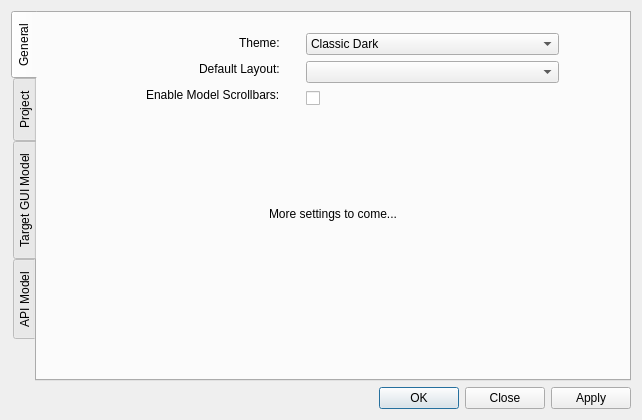
<?xml version="1.0" encoding="UTF-8"?>
<ui version="4.0">
 <class>Dialog</class>
 <widget class="QDialog" name="Dialog">
  <property name="geometry">
   <rect>
    <x>0</x>
    <y>0</y>
    <width>642</width>
    <height>420</height>
   </rect>
  </property>
  <property name="minimumSize">
   <size>
    <width>641</width>
    <height>420</height>
   </size>
  </property>
  <property name="windowTitle">
   <string>Dialog</string>
  </property>
  <layout class="QVBoxLayout" name="verticalLayout">
   <item>
    <widget class="QTabWidget" name="tabWidget">
     <property name="enabled">
      <bool>true</bool>
     </property>
     <property name="tabPosition">
      <enum>QTabWidget::West</enum>
     </property>
     <property name="tabShape">
      <enum>QTabWidget::Rounded</enum>
     </property>
     <property name="currentIndex">
      <number>0</number>
     </property>
     <widget class="QWidget" name="general_tab">
      <attribute name="title">
       <string>General</string>
      </attribute>
      <widget class="QWidget" name="layoutWidget_10">
       <property name="geometry">
        <rect>
         <x>10</x>
         <y>190</y>
         <width>571</width>
         <height>22</height>
        </rect>
       </property>
       <layout class="QHBoxLayout" name="horizontalLayout_22">
        <item>
         <spacer name="horizontalSpacer_32">
          <property name="orientation">
           <enum>Qt::Horizontal</enum>
          </property>
          <property name="sizeHint" stdset="0">
           <size>
            <width>40</width>
            <height>20</height>
           </size>
          </property>
         </spacer>
        </item>
        <item>
         <widget class="QLabel" name="label_17">
          <property name="text">
           <string>More settings to come...</string>
          </property>
         </widget>
        </item>
        <item>
         <spacer name="horizontalSpacer_33">
          <property name="orientation">
           <enum>Qt::Horizontal</enum>
          </property>
          <property name="sizeHint" stdset="0">
           <size>
            <width>40</width>
            <height>20</height>
           </size>
          </property>
         </spacer>
        </item>
       </layout>
      </widget>
      <widget class="QWidget" name="layoutWidget">
       <property name="geometry">
        <rect>
         <x>10</x>
         <y>20</y>
         <width>571</width>
         <height>141</height>
        </rect>
       </property>
       <layout class="QHBoxLayout" name="horizontalLayout_10">
        <item>
         <spacer name="horizontalSpacer_11">
          <property name="orientation">
           <enum>Qt::Horizontal</enum>
          </property>
          <property name="sizeType">
           <enum>QSizePolicy::Expanding</enum>
          </property>
          <property name="sizeHint" stdset="0">
           <size>
            <width>40</width>
            <height>20</height>
           </size>
          </property>
         </spacer>
        </item>
        <item>
         <layout class="QVBoxLayout" name="verticalLayout_4">
          <item>
           <layout class="QHBoxLayout" name="horizontalLayout_7">
            <item>
             <spacer name="horizontalSpacer_9">
              <property name="orientation">
               <enum>Qt::Horizontal</enum>
              </property>
              <property name="sizeHint" stdset="0">
               <size>
                <width>40</width>
                <height>20</height>
               </size>
              </property>
             </spacer>
            </item>
            <item>
             <widget class="QLabel" name="label_6">
              <property name="text">
               <string>Theme:</string>
              </property>
             </widget>
            </item>
           </layout>
          </item>
          <item>
           <layout class="QHBoxLayout" name="horizontalLayout_23">
            <item>
             <spacer name="horizontalSpacer_34">
              <property name="orientation">
               <enum>Qt::Horizontal</enum>
              </property>
              <property name="sizeHint" stdset="0">
               <size>
                <width>40</width>
                <height>20</height>
               </size>
              </property>
             </spacer>
            </item>
            <item>
             <widget class="QLabel" name="label_8">
              <property name="text">
               <string>Default Layout:</string>
              </property>
             </widget>
            </item>
           </layout>
          </item>
          <item>
           <layout class="QHBoxLayout" name="horizontalLayout_24">
            <item>
             <spacer name="horizontalSpacer_35">
              <property name="orientation">
               <enum>Qt::Horizontal</enum>
              </property>
              <property name="sizeHint" stdset="0">
               <size>
                <width>40</width>
                <height>20</height>
               </size>
              </property>
             </spacer>
            </item>
            <item>
             <widget class="QLabel" name="label_14">
              <property name="text">
               <string>Enable Model Scrollbars:</string>
              </property>
             </widget>
            </item>
           </layout>
          </item>
          <item>
           <spacer name="verticalSpacer">
            <property name="orientation">
             <enum>Qt::Vertical</enum>
            </property>
            <property name="sizeHint" stdset="0">
             <size>
              <width>20</width>
              <height>40</height>
             </size>
            </property>
           </spacer>
          </item>
         </layout>
        </item>
        <item>
         <spacer name="horizontalSpacer_10">
          <property name="orientation">
           <enum>Qt::Horizontal</enum>
          </property>
          <property name="sizeType">
           <enum>QSizePolicy::Fixed</enum>
          </property>
          <property name="sizeHint" stdset="0">
           <size>
            <width>20</width>
            <height>20</height>
           </size>
          </property>
         </spacer>
        </item>
        <item>
         <layout class="QVBoxLayout" name="verticalLayout_5">
          <item>
           <widget class="QComboBox" name="themeBox">
            <property name="minimumSize">
             <size>
              <width>253</width>
              <height>0</height>
             </size>
            </property>
            <item>
             <property name="text">
              <string>Classic Dark</string>
             </property>
            </item>
            <item>
             <property name="text">
              <string>Classic Light</string>
             </property>
            </item>
            <item>
             <property name="text">
              <string>Flat Dark</string>
             </property>
            </item>
            <item>
             <property name="text">
              <string>Flat Light</string>
             </property>
            </item>
            <item>
             <property name="text">
              <string>Ultra Dark</string>
             </property>
            </item>
            <item>
             <property name="text">
              <string>Ultra Light</string>
             </property>
            </item>
           </widget>
          </item>
          <item>
           <widget class="QComboBox" name="layoutBox">
            <property name="minimumSize">
             <size>
              <width>253</width>
              <height>0</height>
             </size>
            </property>
           </widget>
          </item>
          <item>
           <layout class="QHBoxLayout" name="horizontalLayout_13">
            <item>
             <widget class="QCheckBox" name="enableSBs">
              <property name="text">
               <string/>
              </property>
             </widget>
            </item>
            <item>
             <spacer name="horizontalSpacer_19">
              <property name="orientation">
               <enum>Qt::Horizontal</enum>
              </property>
              <property name="sizeHint" stdset="0">
               <size>
                <width>40</width>
                <height>20</height>
               </size>
              </property>
             </spacer>
            </item>
           </layout>
          </item>
          <item>
           <spacer name="verticalSpacer_2">
            <property name="orientation">
             <enum>Qt::Vertical</enum>
            </property>
            <property name="sizeHint" stdset="0">
             <size>
              <width>20</width>
              <height>40</height>
             </size>
            </property>
           </spacer>
          </item>
         </layout>
        </item>
        <item>
         <spacer name="horizontalSpacer_12">
          <property name="orientation">
           <enum>Qt::Horizontal</enum>
          </property>
          <property name="sizeType">
           <enum>QSizePolicy::Expanding</enum>
          </property>
          <property name="sizeHint" stdset="0">
           <size>
            <width>40</width>
            <height>20</height>
           </size>
          </property>
         </spacer>
        </item>
       </layout>
      </widget>
     </widget>
     <widget class="QWidget" name="project_tab">
      <property name="enabled">
       <bool>false</bool>
      </property>
      <attribute name="title">
       <string>Project</string>
      </attribute>
      <widget class="QWidget" name="layoutWidget_1">
       <property name="geometry">
        <rect>
         <x>10</x>
         <y>20</y>
         <width>571</width>
         <height>326</height>
        </rect>
       </property>
       <layout class="QHBoxLayout" name="horizontalLayout_6">
        <item>
         <spacer name="horizontalSpacer_8">
          <property name="orientation">
           <enum>Qt::Horizontal</enum>
          </property>
          <property name="sizeType">
           <enum>QSizePolicy::MinimumExpanding</enum>
          </property>
          <property name="sizeHint" stdset="0">
           <size>
            <width>40</width>
            <height>20</height>
           </size>
          </property>
         </spacer>
        </item>
        <item>
         <layout class="QVBoxLayout" name="verticalLayout_2">
          <item>
           <layout class="QHBoxLayout" name="horizontalLayout_5">
            <item>
             <spacer name="horizontalSpacer">
              <property name="orientation">
               <enum>Qt::Horizontal</enum>
              </property>
              <property name="sizeHint" stdset="0">
               <size>
                <width>40</width>
                <height>20</height>
               </size>
              </property>
             </spacer>
            </item>
            <item>
             <widget class="QLabel" name="label">
              <property name="text">
               <string>Location:</string>
              </property>
             </widget>
            </item>
           </layout>
          </item>
          <item>
           <layout class="QHBoxLayout" name="horizontalLayout_4">
            <item>
             <spacer name="horizontalSpacer_2">
              <property name="orientation">
               <enum>Qt::Horizontal</enum>
              </property>
              <property name="sizeHint" stdset="0">
               <size>
                <width>40</width>
                <height>20</height>
               </size>
              </property>
             </spacer>
            </item>
            <item>
             <widget class="QLabel" name="label_2">
              <property name="text">
               <string>Name:</string>
              </property>
             </widget>
            </item>
           </layout>
          </item>
          <item>
           <layout class="QHBoxLayout" name="horizontalLayout_3">
            <item>
             <spacer name="horizontalSpacer_3">
              <property name="orientation">
               <enum>Qt::Horizontal</enum>
              </property>
              <property name="sizeHint" stdset="0">
               <size>
                <width>40</width>
                <height>20</height>
               </size>
              </property>
             </spacer>
            </item>
            <item>
             <widget class="QLabel" name="label_3">
              <property name="minimumSize">
               <size>
                <width>0</width>
                <height>180</height>
               </size>
              </property>
              <property name="text">
               <string>Description:</string>
              </property>
             </widget>
            </item>
           </layout>
          </item>
          <item>
           <layout class="QHBoxLayout" name="horizontalLayout_2">
            <item>
             <spacer name="horizontalSpacer_4">
              <property name="orientation">
               <enum>Qt::Horizontal</enum>
              </property>
              <property name="sizeHint" stdset="0">
               <size>
                <width>40</width>
                <height>20</height>
               </size>
              </property>
             </spacer>
            </item>
            <item>
             <widget class="QLabel" name="label_4">
              <property name="text">
               <string>Application:</string>
              </property>
             </widget>
            </item>
           </layout>
          </item>
          <item>
           <layout class="QHBoxLayout" name="horizontalLayout_8">
            <item>
             <spacer name="horizontalSpacer_13">
              <property name="orientation">
               <enum>Qt::Horizontal</enum>
              </property>
              <property name="sizeHint" stdset="0">
               <size>
                <width>40</width>
                <height>20</height>
               </size>
              </property>
             </spacer>
            </item>
            <item>
             <widget class="QLabel" name="label_7">
              <property name="text">
               <string>Close App when Facile is closed:</string>
              </property>
             </widget>
            </item>
           </layout>
          </item>
          <item>
           <layout class="QHBoxLayout" name="horizontalLayout">
            <item>
             <spacer name="horizontalSpacer_5">
              <property name="orientation">
               <enum>Qt::Horizontal</enum>
              </property>
              <property name="sizeHint" stdset="0">
               <size>
                <width>40</width>
                <height>20</height>
               </size>
              </property>
             </spacer>
            </item>
            <item>
             <widget class="QLabel" name="label_5">
              <property name="maximumSize">
               <size>
                <width>143</width>
                <height>16777215</height>
               </size>
              </property>
              <property name="text">
               <string>Accessibility Technology:                                        </string>
              </property>
             </widget>
            </item>
           </layout>
          </item>
         </layout>
        </item>
        <item>
         <spacer name="horizontalSpacer_6">
          <property name="orientation">
           <enum>Qt::Horizontal</enum>
          </property>
          <property name="sizeType">
           <enum>QSizePolicy::Fixed</enum>
          </property>
          <property name="sizeHint" stdset="0">
           <size>
            <width>20</width>
            <height>20</height>
           </size>
          </property>
         </spacer>
        </item>
        <item>
         <layout class="QVBoxLayout" name="verticalLayout_3">
          <item>
           <widget class="QLineEdit" name="locationEdit"/>
          </item>
          <item>
           <widget class="QLineEdit" name="nameEdit">
            <property name="enabled">
             <bool>false</bool>
            </property>
           </widget>
          </item>
          <item>
           <widget class="QTextEdit" name="descriptionEdit"/>
          </item>
          <item>
           <widget class="QLineEdit" name="appEdit">
            <property name="enabled">
             <bool>false</bool>
            </property>
           </widget>
          </item>
          <item>
           <layout class="QHBoxLayout" name="horizontalLayout_9">
            <item>
             <widget class="QCheckBox" name="closeAppConf">
              <property name="text">
               <string/>
              </property>
             </widget>
            </item>
            <item>
             <spacer name="horizontalSpacer_15">
              <property name="orientation">
               <enum>Qt::Horizontal</enum>
              </property>
              <property name="sizeType">
               <enum>QSizePolicy::MinimumExpanding</enum>
              </property>
              <property name="sizeHint" stdset="0">
               <size>
                <width>40</width>
                <height>20</height>
               </size>
              </property>
             </spacer>
            </item>
           </layout>
          </item>
          <item>
           <widget class="QComboBox" name="backendEdit">
            <property name="currentIndex">
             <number>0</number>
            </property>
            <item>
             <property name="text">
              <string>WIN32</string>
             </property>
            </item>
            <item>
             <property name="text">
              <string>UIA</string>
             </property>
            </item>
            <item>
             <property name="text">
              <string>Other</string>
             </property>
            </item>
           </widget>
          </item>
         </layout>
        </item>
        <item>
         <spacer name="horizontalSpacer_7">
          <property name="orientation">
           <enum>Qt::Horizontal</enum>
          </property>
          <property name="sizeType">
           <enum>QSizePolicy::MinimumExpanding</enum>
          </property>
          <property name="sizeHint" stdset="0">
           <size>
            <width>40</width>
            <height>20</height>
           </size>
          </property>
         </spacer>
        </item>
       </layout>
      </widget>
     </widget>
     <widget class="QWidget" name="target_gui_model_tab">
      <property name="enabled">
       <bool>false</bool>
      </property>
      <attribute name="title">
       <string>Target GUI Model</string>
      </attribute>
      <widget class="QWidget" name="layoutWidget_4">
       <property name="geometry">
        <rect>
         <x>10</x>
         <y>20</y>
         <width>571</width>
         <height>108</height>
        </rect>
       </property>
       <layout class="QHBoxLayout" name="horizontalLayout_11">
        <item>
         <spacer name="horizontalSpacer_14">
          <property name="orientation">
           <enum>Qt::Horizontal</enum>
          </property>
          <property name="sizeType">
           <enum>QSizePolicy::Expanding</enum>
          </property>
          <property name="sizeHint" stdset="0">
           <size>
            <width>40</width>
            <height>20</height>
           </size>
          </property>
         </spacer>
        </item>
        <item>
         <layout class="QVBoxLayout" name="verticalLayout_6">
          <item>
           <layout class="QHBoxLayout" name="horizontalLayout_12">
            <item>
             <spacer name="horizontalSpacer_16">
              <property name="orientation">
               <enum>Qt::Horizontal</enum>
              </property>
              <property name="sizeHint" stdset="0">
               <size>
                <width>40</width>
                <height>20</height>
               </size>
              </property>
             </spacer>
            </item>
            <item>
             <widget class="QLabel" name="label_9">
              <property name="minimumSize">
               <size>
                <width>0</width>
                <height>28</height>
               </size>
              </property>
              <property name="text">
               <string>Base Accent Color:</string>
              </property>
             </widget>
            </item>
           </layout>
          </item>
          <item>
           <layout class="QHBoxLayout" name="horizontalLayout_25">
            <item>
             <spacer name="horizontalSpacer_25">
              <property name="orientation">
               <enum>Qt::Horizontal</enum>
              </property>
              <property name="sizeHint" stdset="0">
               <size>
                <width>40</width>
                <height>20</height>
               </size>
              </property>
             </spacer>
            </item>
            <item>
             <widget class="QLabel" name="label_10">
              <property name="minimumSize">
               <size>
                <width>0</width>
                <height>16</height>
               </size>
              </property>
              <property name="maximumSize">
               <size>
                <width>16777215</width>
                <height>16</height>
               </size>
              </property>
              <property name="text">
               <string>Lighten color based on depth:</string>
              </property>
             </widget>
            </item>
           </layout>
          </item>
          <item>
           <spacer name="verticalSpacer_3">
            <property name="orientation">
             <enum>Qt::Vertical</enum>
            </property>
            <property name="sizeHint" stdset="0">
             <size>
              <width>20</width>
              <height>40</height>
             </size>
            </property>
           </spacer>
          </item>
         </layout>
        </item>
        <item>
         <spacer name="horizontalSpacer_17">
          <property name="orientation">
           <enum>Qt::Horizontal</enum>
          </property>
          <property name="sizeType">
           <enum>QSizePolicy::Fixed</enum>
          </property>
          <property name="sizeHint" stdset="0">
           <size>
            <width>20</width>
            <height>20</height>
           </size>
          </property>
         </spacer>
        </item>
        <item>
         <layout class="QVBoxLayout" name="verticalLayout_7">
          <item>
           <layout class="QHBoxLayout" name="horizontalLayout_14">
            <item>
             <widget class="QWidget" name="t_baseCol" native="true">
              <property name="minimumSize">
               <size>
                <width>28</width>
                <height>28</height>
               </size>
              </property>
             </widget>
            </item>
            <item>
             <spacer name="horizontalSpacer_20">
              <property name="orientation">
               <enum>Qt::Horizontal</enum>
              </property>
              <property name="sizeType">
               <enum>QSizePolicy::Fixed</enum>
              </property>
              <property name="sizeHint" stdset="0">
               <size>
                <width>17</width>
                <height>28</height>
               </size>
              </property>
             </spacer>
            </item>
            <item>
             <widget class="QPushButton" name="t_baseColButton">
              <property name="maximumSize">
               <size>
                <width>16777215</width>
                <height>16777215</height>
               </size>
              </property>
              <property name="text">
               <string>Change Color...</string>
              </property>
             </widget>
            </item>
           </layout>
          </item>
          <item>
           <layout class="QHBoxLayout" name="horizontalLayout_26">
            <item>
             <widget class="QCheckBox" name="dynamicCol">
              <property name="text">
               <string/>
              </property>
             </widget>
            </item>
            <item>
             <spacer name="horizontalSpacer_36">
              <property name="orientation">
               <enum>Qt::Horizontal</enum>
              </property>
              <property name="sizeHint" stdset="0">
               <size>
                <width>40</width>
                <height>20</height>
               </size>
              </property>
             </spacer>
            </item>
           </layout>
          </item>
          <item>
           <spacer name="verticalSpacer_4">
            <property name="orientation">
             <enum>Qt::Vertical</enum>
            </property>
            <property name="sizeHint" stdset="0">
             <size>
              <width>20</width>
              <height>40</height>
             </size>
            </property>
           </spacer>
          </item>
         </layout>
        </item>
        <item>
         <spacer name="horizontalSpacer_18">
          <property name="orientation">
           <enum>Qt::Horizontal</enum>
          </property>
          <property name="sizeType">
           <enum>QSizePolicy::Expanding</enum>
          </property>
          <property name="sizeHint" stdset="0">
           <size>
            <width>40</width>
            <height>20</height>
           </size>
          </property>
         </spacer>
        </item>
       </layout>
      </widget>
      <widget class="QWidget" name="layoutWidget_9">
       <property name="geometry">
        <rect>
         <x>10</x>
         <y>190</y>
         <width>571</width>
         <height>22</height>
        </rect>
       </property>
       <layout class="QHBoxLayout" name="horizontalLayout_21">
        <item>
         <spacer name="horizontalSpacer_30">
          <property name="orientation">
           <enum>Qt::Horizontal</enum>
          </property>
          <property name="sizeHint" stdset="0">
           <size>
            <width>40</width>
            <height>20</height>
           </size>
          </property>
         </spacer>
        </item>
        <item>
         <widget class="QLabel" name="label_16">
          <property name="text">
           <string>More settings to come...</string>
          </property>
         </widget>
        </item>
        <item>
         <spacer name="horizontalSpacer_31">
          <property name="orientation">
           <enum>Qt::Horizontal</enum>
          </property>
          <property name="sizeHint" stdset="0">
           <size>
            <width>40</width>
            <height>20</height>
           </size>
          </property>
         </spacer>
        </item>
       </layout>
      </widget>
     </widget>
     <widget class="QWidget" name="api_model_tab">
      <property name="enabled">
       <bool>false</bool>
      </property>
      <attribute name="title">
       <string>API Model</string>
      </attribute>
      <widget class="QWidget" name="layoutWidget_7">
       <property name="geometry">
        <rect>
         <x>10</x>
         <y>20</y>
         <width>571</width>
         <height>101</height>
        </rect>
       </property>
       <layout class="QHBoxLayout" name="horizontalLayout_15">
        <item>
         <spacer name="horizontalSpacer_21">
          <property name="orientation">
           <enum>Qt::Horizontal</enum>
          </property>
          <property name="sizeType">
           <enum>QSizePolicy::Expanding</enum>
          </property>
          <property name="sizeHint" stdset="0">
           <size>
            <width>40</width>
            <height>20</height>
           </size>
          </property>
         </spacer>
        </item>
        <item>
         <layout class="QVBoxLayout" name="verticalLayout_8">
          <item>
           <layout class="QHBoxLayout" name="horizontalLayout_16">
            <item>
             <spacer name="horizontalSpacer_22">
              <property name="orientation">
               <enum>Qt::Horizontal</enum>
              </property>
              <property name="sizeHint" stdset="0">
               <size>
                <width>40</width>
                <height>20</height>
               </size>
              </property>
             </spacer>
            </item>
            <item>
             <widget class="QLabel" name="label_11">
              <property name="minimumSize">
               <size>
                <width>0</width>
                <height>28</height>
               </size>
              </property>
              <property name="text">
               <string>Base Accent Color:</string>
              </property>
             </widget>
            </item>
           </layout>
          </item>
          <item>
           <layout class="QHBoxLayout" name="horizontalLayout_19">
            <item>
             <spacer name="horizontalSpacer_27">
              <property name="orientation">
               <enum>Qt::Horizontal</enum>
              </property>
              <property name="sizeHint" stdset="0">
               <size>
                <width>40</width>
                <height>20</height>
               </size>
              </property>
             </spacer>
            </item>
            <item>
             <widget class="QLabel" name="label_13">
              <property name="minimumSize">
               <size>
                <width>0</width>
                <height>28</height>
               </size>
              </property>
              <property name="text">
               <string>Port Accent Color:</string>
              </property>
             </widget>
            </item>
           </layout>
          </item>
          <item>
           <spacer name="verticalSpacer_5">
            <property name="orientation">
             <enum>Qt::Vertical</enum>
            </property>
            <property name="sizeHint" stdset="0">
             <size>
              <width>20</width>
              <height>40</height>
             </size>
            </property>
           </spacer>
          </item>
         </layout>
        </item>
        <item>
         <spacer name="horizontalSpacer_24">
          <property name="orientation">
           <enum>Qt::Horizontal</enum>
          </property>
          <property name="sizeType">
           <enum>QSizePolicy::Fixed</enum>
          </property>
          <property name="sizeHint" stdset="0">
           <size>
            <width>20</width>
            <height>20</height>
           </size>
          </property>
         </spacer>
        </item>
        <item>
         <layout class="QVBoxLayout" name="verticalLayout_9">
          <item>
           <layout class="QHBoxLayout" name="horizontalLayout_17">
            <item>
             <widget class="QWidget" name="a_baseCol" native="true">
              <property name="minimumSize">
               <size>
                <width>28</width>
                <height>28</height>
               </size>
              </property>
             </widget>
            </item>
            <item>
             <spacer name="horizontalSpacer_23">
              <property name="orientation">
               <enum>Qt::Horizontal</enum>
              </property>
              <property name="sizeType">
               <enum>QSizePolicy::Fixed</enum>
              </property>
              <property name="sizeHint" stdset="0">
               <size>
                <width>17</width>
                <height>28</height>
               </size>
              </property>
             </spacer>
            </item>
            <item>
             <widget class="QPushButton" name="a_baseColButton">
              <property name="maximumSize">
               <size>
                <width>16777215</width>
                <height>16777215</height>
               </size>
              </property>
              <property name="text">
               <string>Change Color...</string>
              </property>
             </widget>
            </item>
           </layout>
          </item>
          <item>
           <layout class="QHBoxLayout" name="horizontalLayout_18">
            <item>
             <widget class="QWidget" name="a_portCol" native="true">
              <property name="minimumSize">
               <size>
                <width>28</width>
                <height>28</height>
               </size>
              </property>
             </widget>
            </item>
            <item>
             <spacer name="hspacer">
              <property name="orientation">
               <enum>Qt::Horizontal</enum>
              </property>
              <property name="sizeType">
               <enum>QSizePolicy::Fixed</enum>
              </property>
              <property name="sizeHint" stdset="0">
               <size>
                <width>17</width>
                <height>28</height>
               </size>
              </property>
             </spacer>
            </item>
            <item>
             <widget class="QPushButton" name="a_portColButton">
              <property name="maximumSize">
               <size>
                <width>16777215</width>
                <height>16777215</height>
               </size>
              </property>
              <property name="text">
               <string>Change Color...</string>
              </property>
             </widget>
            </item>
           </layout>
          </item>
          <item>
           <spacer name="verticalSpacer_6">
            <property name="orientation">
             <enum>Qt::Vertical</enum>
            </property>
            <property name="sizeHint" stdset="0">
             <size>
              <width>20</width>
              <height>40</height>
             </size>
            </property>
           </spacer>
          </item>
         </layout>
        </item>
        <item>
         <spacer name="horizontalSpacer_26">
          <property name="orientation">
           <enum>Qt::Horizontal</enum>
          </property>
          <property name="sizeType">
           <enum>QSizePolicy::Expanding</enum>
          </property>
          <property name="sizeHint" stdset="0">
           <size>
            <width>40</width>
            <height>20</height>
           </size>
          </property>
         </spacer>
        </item>
       </layout>
      </widget>
      <widget class="QWidget" name="layoutWidget_2">
       <property name="geometry">
        <rect>
         <x>10</x>
         <y>190</y>
         <width>571</width>
         <height>22</height>
        </rect>
       </property>
       <layout class="QHBoxLayout" name="horizontalLayout_20">
        <item>
         <spacer name="horizontalSpacer_28">
          <property name="orientation">
           <enum>Qt::Horizontal</enum>
          </property>
          <property name="sizeHint" stdset="0">
           <size>
            <width>40</width>
            <height>20</height>
           </size>
          </property>
         </spacer>
        </item>
        <item>
         <widget class="QLabel" name="label_15">
          <property name="text">
           <string>More settings to come...</string>
          </property>
         </widget>
        </item>
        <item>
         <spacer name="horizontalSpacer_29">
          <property name="orientation">
           <enum>Qt::Horizontal</enum>
          </property>
          <property name="sizeHint" stdset="0">
           <size>
            <width>40</width>
            <height>20</height>
           </size>
          </property>
         </spacer>
        </item>
       </layout>
      </widget>
     </widget>
    </widget>
   </item>
   <item>
    <widget class="QDialogButtonBox" name="buttonBox">
     <property name="orientation">
      <enum>Qt::Horizontal</enum>
     </property>
     <property name="standardButtons">
      <set>QDialogButtonBox::Apply|QDialogButtonBox::Close|QDialogButtonBox::Ok</set>
     </property>
     <property name="centerButtons">
      <bool>false</bool>
     </property>
    </widget>
   </item>
  </layout>
 </widget>
 <resources/>
 <connections>
  <connection>
   <sender>buttonBox</sender>
   <signal>accepted()</signal>
   <receiver>Dialog</receiver>
   <slot>accept()</slot>
   <hints>
    <hint type="sourcelabel">
     <x>248</x>
     <y>254</y>
    </hint>
    <hint type="destinationlabel">
     <x>157</x>
     <y>274</y>
    </hint>
   </hints>
  </connection>
  <connection>
   <sender>buttonBox</sender>
   <signal>rejected()</signal>
   <receiver>Dialog</receiver>
   <slot>reject()</slot>
   <hints>
    <hint type="sourcelabel">
     <x>316</x>
     <y>260</y>
    </hint>
    <hint type="destinationlabel">
     <x>286</x>
     <y>274</y>
    </hint>
   </hints>
  </connection>
 </connections>
</ui>
